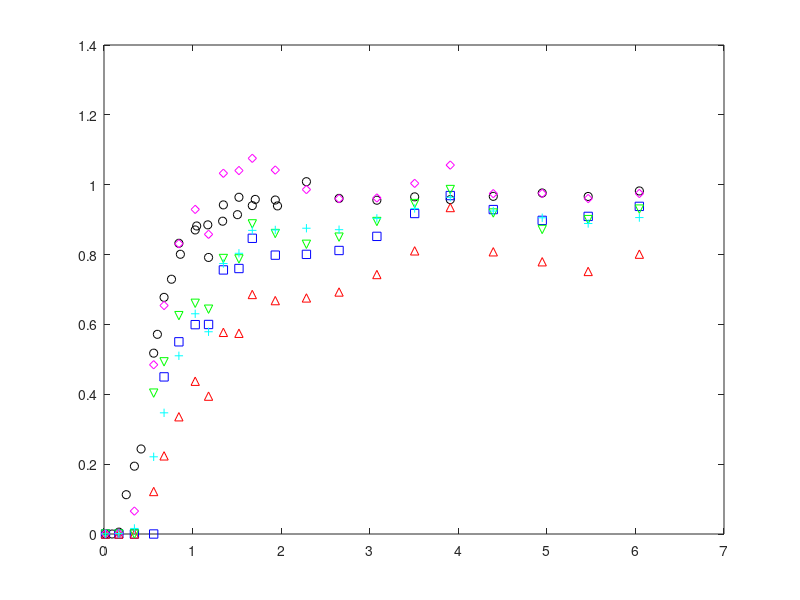

MATLAB code for this plot: (Note: this script raises an error after producing the figure.)
clear all
close all

%first-type BC;
%kinetic model;
%see Van Genuchten pg. 16 and 28:



%data = csvread('ObjC_1_gas.csv',1,0);
data = csvread('Obj1b_part2_gas.csv',1,0);
data_time = data(:,1).*60; %time in sec
ethane = data(:,2);
helium = data(:,3);
n2o = data(:,4);
sf6 = data(:,5);
ch4 = data(:,6);



data_br = csvread('Obj1b_part2_br.csv',1,0);
%data_br = csvread('Obj1b_br.csv',1,0);
Br_time = data_br(:,1).*60;
Br = data_br(:,2);

measured = Br; %define which solute you are modeling

%If Vg/Vw = .01, then
%R_He = 2
%R_SF6 = 2.5
%R_ethane = 1.2
%R_N2O = 1.015

%time units are in seconds;
%length units are in m;

C_o = 1; %dimensionless
t = 0:50:50500;   %default delta t is 25
%D = [2.125e-6:0.0625e-6:2.375e-6]; 
D = 3.8e-6;

%2.69e-6, dispersion coefficients, m2/s, default 5e-7; determined from bromide only.
    %%%%%%3.1e-6 for bromide
%v_m = 7.75e-5:0.0625e-5:8e-5;  
v_m = 6.4e-5;


%velocity, 7.09e-5,  m/s, default 1e-4 m/s
    %%%%%%%3e-5 for bromide
    %try 1.19e-4 to 1.43e-4, expected values based on reactor geometry +
    %porosity
L = .3;
theta_m = 0.586; %mobile phase volume (dynamic, macropores)
theta_im = 0.31; %immobile phase volume (stagnant, micropores)
phi_m = theta_m/(theta_m + theta_im);  %fraction of liquid phase that is mobile


data_PV = v_m(1).*data_time.*phi_m./L;

data_PV_br_plot = v_m(1).*Br_time.*phi_m./L


figure(11)
clf
h1 = plot(data_PV_br_plot, Br,'ok')
hold on
h2 = plot(data_PV, ethane, 'sb')
hold on
h3 = plot(data_PV, helium, '^r')
hold on
h4 = plot(data_PV, sf6, 'vg')
hold on
h5 = plot(data_PV, n2o, 'dm')
hold on
h6 = plot(data_PV, ch4, '+c')
hold on


R = 1.0001; %ethane 2.7
%R = [2.0:.5:6.0];
R_m = 1.0001;
%R_m = [1.0:.5:3.0];
alpha = 0.0001;  %ethane 1.3e-4
%alpha = [.9e-4:.1e-4:2.5e-4];
loopcnt = 0;

results_matrix = zeros(length(v_m)*length(D),4);
%column 1 of results_matrix is loopcnt
%column 2 of results_matrix is R
%column 3 of results_matrix is alpha
%column 4 of results_matrix is sum of squared residuals



beta = phi_m*R_m/R;


for j = 1:length(v_m)
    
    for k = 1:length(D)
        
        
w = alpha*L*(R-1)/(v_m(j)*theta_m);
P = v_m(j)*L/D(k); %Peclet number
PV = v_m(j).*t.*phi_m./L;     %pore volumes, tau in equations in Table 2 in Van Genuchten
data_PV_br = v_m(j).*Br_time.*phi_m./L;


%G term in Van Genuchten, equation SI-1 in Table 2:
G_T = .5 *  erfc( sqrt(P./(4.*beta.*R.*PV)).*(beta*R-PV)) + .5*exp(P).*erfc( sqrt (P./(4.*beta.*R.*PV) ).*(beta*R + PV) );
%IMPORTANT NOTE: Equation SI-1 in Table 2 has the final term as beta*R-tau.
%I think this is an error and that it should be beta*R+tau.  At the top of page 18 they note: 
%"Expressions for G(T) in Table 2 follow from those given in Table 1 by replacing T by
%tau and R by (beta*R).  In Table 1, the final term is R+T, so based on
%their statement the final term should be B*R+tau.
%This is how it is coded above, and this equation gives an effluent C
%ranging from 0 to 1, while the original equation from Van Genuchten has an
%effluent C ranging from 0 to a number much greater than 1.

%exponential term multiplied by G
term = exp(-w.*PV/(beta*R));


integrand_vec = zeros(1,length(PV));

delta_tau = 0.001;   %tau time increment, also d_tau dummy variable
                    %default .001

for i = 2:length(PV);  %2:length(PV)
    
    tau = [0:delta_tau:PV(i)];
    
G_tau = .5 *  erfc( sqrt(P./(4.*beta.*R.*tau)).*(beta*R-tau)) + .5*exp(P).*erfc( sqrt (P./(4.*beta.*R.*tau) ).*(beta*R + tau) );
    
    a = w.*tau;
    b = w.*(PV(i) - tau)./( (1 - beta)*R );
    
    squig = 2*sqrt(a.*b);
    
%In equation 36, the I_0 and I_1 are modified bessel functions, see
%notation on pg. 50-51
I_0 = besseli(0,squig);  %modified bessel function of the first kind, order 0
I_1 = besseli(1,squig);  %modified bessel function of the first kind, order 1
    
%H term defined by Equation 36:
H = exp(-a-b).* ( I_0/beta + (squig.*I_1)./(2.*b.*(1-beta)) );


prod = G_tau.*H;

integrand = delta_tau*trapz(prod(1:length(prod)-1));   %last element of product is NaN, since the last element of H is NaN ...
                                                    %due to division by 0
                                                    %in b term
integrand_vec(i) = integrand;


end


BrC = G_T.*term + w/R .* integrand_vec;


%find indices in PV that are closest PV to data: 
edges = [-Inf, mean([PV(2:end); PV(1:end-1)]), +Inf];
%I = discretize(data_PV_br, edges);
I = discretize(data_PV_br, edges);

RSS = sum((BrC(I) - measured').^2)


loopcnt = loopcnt + 1

     results_matrix(loopcnt,1) = loopcnt;
     results_matrix(loopcnt,2) = v_m(j);
     results_matrix(loopcnt,3) = D(k);
     results_matrix(loopcnt,4) = RSS;

    end
    
end




figure(111)
clf
plot(PV, BrC,'-')
ylim([-0.1 1.1])
xlim([0 2])
ylabel('C/C_o')
xlabel('PV')

%column 1 of results_matrix is loopcnt
%column 2 of results_matrix is R
%column 3 of results_matrix is alpha
%column 4 of results_matrix is sum of squared residuals

y = [results_matrix(:,1)'; results_matrix(:,2)'; results_matrix(:,3)'; results_matrix(:,4)']
fileID = fopen('results_matrix.txt','w');
%fprintf(fileID, 'Exponential Function\n\n');
fprintf(fileID,'%0.3f %0.3e %0.3e %0.4f\n',y);
fclose(fileID);




y = [PV; BrC];
fileID = fopen('exptable.txt','w');
%fprintf(fileID, 'Exponential Function\n\n');
fprintf(fileID,'%f %f\n',y);
fclose(fileID);


%find indices in PV that are closest PV to data: 
edges = [-Inf, mean([PV(2:end); PV(1:end-1)]), +Inf];
%I = discretize(data_PV_br, edges);
I = discretize(data_PV_br, edges);

RSS = sum((BrC(I) - measured').^2)
TSS = sum((measured - mean(measured)).^2)
R2 = 1 - (RSS/TSS)



figure(11)
plot(PV, BrC,'-r')
ylim([-0.1 1.1])
xlim([0 9])
ylabel('C/C_o')
xlabel('PV')
text(.4, .8, sprintf('R = %0.2f', R))
text(.4, .9, sprintf('alpha = %0.2e s^{-1}', alpha))
text(.4, .7, sprintf('R^2 = %0.3f', R2))
saveas(gcf,'output.eps','epsc')


figure (101)
brarea = cumtrapz(PV,BrC);
totbrarea = trapz(PV,BrC);
totbrmass = (data_PV(end))*1;
normalizedbr = brarea/totbrmass;
plot(PV, normalizedbr)



measured = ch4; %define which solute you are modeling

%fit parameters:
%R = 2;      %MUST BE > 1
%alpha = 1e-3;    %rate constant, try starting in the range 5e-4 to 5e-3

                    %1/s, 100 d^-1 from Geistlinger (2005) = 1e-3 1/s
                    %vulava has 5e-4 - 1e-3  1/s for alpha for SF6, so
                    %probably faster for Helium, N2O
                    %velocity in bioreactor on the order of .003 m/s, much slower than in Vulava, so 
                    %expect lower alpha
%for determination of R-squared:



%dimensionless parameters
%defined in Van Genuchten pg. 15, with the exception of w, beta, and R
%For w and beta, defined on pg. 28 for one-site kinetic
%non-equilibrium adsorption.  For R, comes from Fry et al. (1994) and Vulava et al. (2002): 
%R = 1 + KH*(Vg/Vw)   %use this with specific K_H values to determine Vg/Vw
%based on fit R parameter




R = 3.4; %ethane 2.7
%R = [1.1:0.02:1.2];
%R_m = [1.1:0.1:2.8];
R_m = 1.5;
alpha = 6.6e-6;  %ethane 1.3e-4
%alpha = [1e-5 1e-6 1e-7 1e-8 1e-9];%8e-6:4e-6:8e-5];

loopcnt = 0;

results_matrix = zeros(length(R)*length(alpha),5);
%column 1 of results_matrix is loopcnt
%column 2 of results_matrix is R
%column 3 of results_matrix is R_m
%column 4 of results_matrix is alpha
%column 5 of results_matrix is sum of squared residuals




for j = 1:length(R)
    
    for k = 1:length(alpha)
        
        for l = 1:length(R_m)
        
        
w = alpha(k)*L*(R(j)-1)/(v_m*theta_m);
beta = phi_m*R_m(l)/R(j);



%G term in Van Genuchten, equation SI-1 in Table 2:
G_T = .5 *  erfc( sqrt(P./(4.*beta.*R(j).*PV)).*(beta*R(j)-PV)) + .5*exp(P).*erfc( sqrt (P./(4.*beta.*R(j).*PV) ).*(beta*R(j) + PV) );
%IMPORTANT NOTE: Equation SI-1 in Table 2 has the final term as beta*R-tau.
%I think this is an error and that it should be beta*R+tau.  At the top of page 18 they note: 
%"Expressions for G(T) in Table 2 follow from those given in Table 1 by replacing T by
%tau and R by (beta*R).  In Table 1, the final term is R+T, so based on
%their statement the final term should be B*R+tau.
%This is how it is coded above, and this equation gives an effluent C
%ranging from 0 to 1, while the original equation from Van Genuchten has an
%effluent C ranging from 0 to a number much greater than 1.

%exponential term multiplied by G
term = exp(-w.*PV/(beta*R(j)));

%some figures to visualize how each of these terms are affected by
%different fit parameters:
%use these to troubleshoot problems if the model acts weird with certain
%paremeters.
%figure(5)
%plot(PV,term)
%title('Term')

integrand_vec = zeros(1,length(PV));

delta_tau = 0.001;   %tau time increment, also d_tau dummy variable
                    %default .001

for i = 2:length(PV);  %2:length(PV)
    
    tau = [0:delta_tau:PV(i)];
    
G_tau = .5 *  erfc( sqrt(P./(4.*beta.*R(j).*tau)).*(beta*R(j)-tau)) + .5*exp(P).*erfc( sqrt (P./(4.*beta.*R(j).*tau) ).*(beta*R(j) + tau) );
    
    a = w.*tau;
    b = w.*(PV(i) - tau)./( (1 - beta)*R(j) );
    
    squig = 2*sqrt(a.*b);
    
%In equation 36, the I_0 and I_1 are modified bessel functions, see
%notation on pg. 50-51
I_0 = besseli(0,squig);  %modified bessel function of the first kind, order 0
I_1 = besseli(1,squig);  %modified bessel function of the first kind, order 1
    
%H term defined by Equation 36:
H = exp(-a-b).* ( I_0/beta + (squig.*I_1)./(2.*b.*(1-beta)) );


prod = G_tau.*H;

integrand = delta_tau*trapz(prod(1:length(prod)-1));   %last element of product is NaN, since the last element of H is NaN ...
                                                    %due to division by 0
                                                    %in b term
integrand_vec(i) = integrand;


end


%first_term = G_T.*term;
%figure(14)
%plot(PV,first_term)
%title('G*exp term')

%C = G(1:length(G)-1).*term(1:length(term)-1) + (w/R).*ConvInt;   %equation 35 in van genuchten
C = G_T.*term + w/R(j) .* integrand_vec;


%find indices in PV that are closest PV to data: 
edges = [-Inf, mean([PV(2:end); PV(1:end-1)]), +Inf];
%I = discretize(data_PV_br, edges);
I = discretize(data_PV, edges);

RSS = sum((C(I) - measured').^2)


loopcnt = loopcnt + 1

     results_matrix(loopcnt,1) = loopcnt;
     results_matrix(loopcnt,2) = R(j);
     results_matrix(loopcnt,3) = R_m(l);
     results_matrix(loopcnt,4) = alpha(k);
     results_matrix(loopcnt,5) = RSS;

    end
    
    end

end

C(C > 1) = 1;

figure(11)
plot(PV, C,'-m')
hold on

%Effluent Mass Balance
figure (101)
hold on
ch4area = cumtrapz(PV,C);
totch4area = trapz(PV,C);
totch4mass = (data_PV(end))*1;
normalizedch4 = ch4area/totch4mass;
plot(PV, normalizedch4)
% massbaln2o = normalizedn2o./normalizedbr;
% plot(PV, massbaln2o)


%Headspace Mass Balance
tracersoldata = csvread('Obj1b_part2_tracer_sol.csv',1,0);
ch4tracer = tracersoldata(:,6);
tracertime = tracersoldata(:,1).*60;
tracerPV = v_m.*tracertime.*phi_m./L;
interptracer = interp1(tracerPV, ch4tracer, PV);
aveinterptracer = mean([interptracer(1:end-1);interptracer(2:end)]);
avetracermass = PV(2).*aveinterptracer;
avetracermass(isnan(avetracermass))=0;
tottracermass = sum(avetracermass);
headspacedata = csvread('Obj1b_part2_headspace_ch4.csv',1,0);
seg1time = headspacedata(:,1).*60;
seg1data = headspacedata(:,2);
seg1PV = v_m.*seg1time.*phi_m./L;
seg2time = headspacedata(:,3).*60;
seg2data = headspacedata(:,4);
seg2PV = v_m.*seg2time.*phi_m./L;
seg3time = headspacedata(:,5).*60;
seg3data = headspacedata(:,6);
seg3PV = v_m.*seg3time.*phi_m./L;
seg1interp = interp1(seg1PV, seg1data, PV);
seg2interp = interp1(seg2PV, seg2data, PV);
seg3interp = interp1(seg3PV, seg3data, PV);
headspaceinterp = seg1interp+seg2interp+seg3interp;
normalizedheadspace = headspaceinterp/tottracermass;
combinedheadspace = csvread('Obj1b_part2_headspace_ch4_combined.csv',1,0);
combinedtime = combinedheadspace(:,1).*60;
combineddata = combinedheadspace(:,2);
combinedPV = v_m.*combinedtime.*phi_m./L;
normalizedcombined = combineddata/tottracermass;

%Bubble Mass Balance
bubblech4 = normalizedbr-(normalizedch4);%+normalizedheadspace);
figure(22)
plot(PV,bubblech4)
bubblech4change = diff(bubblech4);
find(bubblech4change == max(bubblech4change(:)))


%truncate data to 6.04 pore volumes
shortnormalizedch4 = normalizedch4(1:869);
shortbubblech4 = bubblech4(1:869);
shortnormalizedheadspace = normalizedheadspace(1:869);
shortPV = PV(1:869);

figure(222)
allch4 = [shortnormalizedch4' shortnormalizedheadspace' shortbubblech4'];
massbalpv = area(shortPV,allch4)
massbalpv(1).FaceColor = [0/255 128/255 255/255];
massbalpv(2).FaceColor = [252/255 226/255 5/255];
massbalpv(3).FaceColor = [255/255 40/255 0/255];
ylabel('M/M_T', 'fontsize', 25);
xlabel('Pore Volumes', 'fontsize', 25);
ylim([0 1]);
xlim([0 8])
title('CH_4 Distribution Throughout Reactor', 'fontsize', 36);
legend('Effluent', 'Headspace', 'Bubble Entrapped', 'Location', 'northwest');
set(gca, 'FontSize', 20);

figure(333)
finaleffluent = normalizedch4(end);
finalbubble = 0;
finalheadspace = normalizedcombined(end);
remainingheadspace = shortnormalizedheadspace(end);
liberatedbubble = finalheadspace-shortnormalizedheadspace(end);
predbubble = shortbubblech4(end);
if liberatedbubble-predbubble<0;
    unantbubble = 0;
else
    unantbubble = liberatedbubble - predbubble;
end
barallch4 = [finaleffluent, remainingheadspace, predbubble, unantbubble; nan(1,4)];
massbalbar = bar(barallch4, 'stacked')
ylim([0 1]);
set(massbalbar,{'FaceColor'},{[0/255 128/255 255/255];[252/255 226/255 5/255];[255/255 40/255 0/255];'k';});
xlim=get(gca,'xlim');
hold on
%For making legend with dashed line
plot(xlim,[0.5 0.5], '--k', 'LineWidth', 2)
legend('Effluent', 'Evolved Headspace', 'Predicted Bubble Entrapment/Liberation', 'Unanticipated Bubble Liberation' , 'Reactor Drainage');
set(gca, 'FontSize', 20);

recovery = finaleffluent + remainingheadspace + predbubble + unantbubble


%Extend data to 7.04 PVs (Run for 6.04 PVs and add 1 PV for "effluent"
%remaining in reactor at experiment end
integralPV = PV(1:1011);
integralBrC = BrC(1:1011);
integraleff = C(1:1011);
Br_area = trapz(integralPV, integralBrC);
Eff_area = trapz(integralPV, integraleff);
bubblearea = Br_area-Eff_area;
btestimate_effluent = Eff_area/Br_area;
btestimate_retainedinreactor = bubblearea/Br_area;